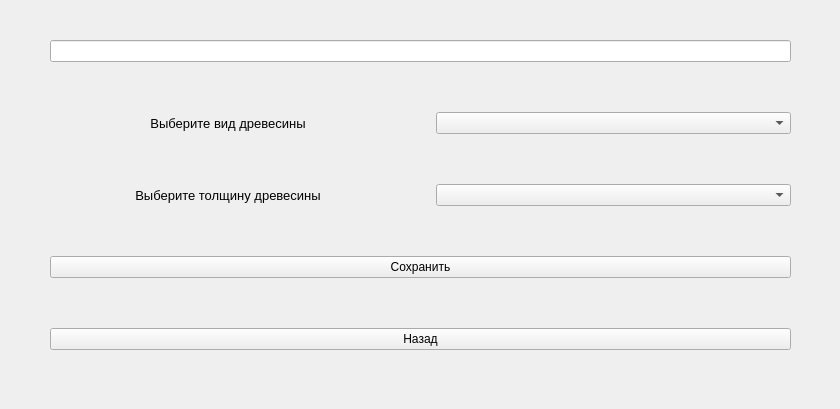
<?xml version="1.0" encoding="UTF-8"?>
<ui version="4.0">
 <class>Form</class>
 <widget class="QWidget" name="Form">
  <property name="geometry">
   <rect>
    <x>0</x>
    <y>0</y>
    <width>840</width>
    <height>409</height>
   </rect>
  </property>
  <property name="minimumSize">
   <size>
    <width>840</width>
    <height>409</height>
   </size>
  </property>
  <property name="maximumSize">
   <size>
    <width>2520</width>
    <height>1227</height>
   </size>
  </property>
  <property name="windowTitle">
   <string>Агаш Пазл - Справочник фанерных листов</string>
  </property>
  <widget class="QWidget" name="verticalLayoutWidget">
   <property name="geometry">
    <rect>
     <x>0</x>
     <y>0</y>
     <width>841</width>
     <height>411</height>
    </rect>
   </property>
   <layout class="QVBoxLayout" name="verticalLayout" stretch="0,0,0,0,0">
    <property name="spacing">
     <number>20</number>
    </property>
    <property name="sizeConstraint">
     <enum>QLayout::SetDefaultConstraint</enum>
    </property>
    <property name="leftMargin">
     <number>50</number>
    </property>
    <property name="topMargin">
     <number>10</number>
    </property>
    <property name="rightMargin">
     <number>50</number>
    </property>
    <property name="bottomMargin">
     <number>30</number>
    </property>
    <item>
     <widget class="QLineEdit" name="lineName"/>
    </item>
    <item>
     <layout class="QHBoxLayout" name="horizontalLayout">
      <property name="spacing">
       <number>30</number>
      </property>
      <item>
       <widget class="QLabel" name="titleLabel">
        <property name="font">
         <font>
          <pointsize>10</pointsize>
         </font>
        </property>
        <property name="layoutDirection">
         <enum>Qt::LeftToRight</enum>
        </property>
        <property name="autoFillBackground">
         <bool>false</bool>
        </property>
        <property name="text">
         <string>Выберите вид древесины</string>
        </property>
        <property name="alignment">
         <set>Qt::AlignCenter</set>
        </property>
       </widget>
      </item>
      <item>
       <widget class="QComboBox" name="comboWood"/>
      </item>
     </layout>
    </item>
    <item>
     <layout class="QHBoxLayout" name="horizontalLayout_2">
      <property name="spacing">
       <number>30</number>
      </property>
      <item>
       <widget class="QLabel" name="titleLabel_2">
        <property name="font">
         <font>
          <pointsize>10</pointsize>
         </font>
        </property>
        <property name="layoutDirection">
         <enum>Qt::LeftToRight</enum>
        </property>
        <property name="autoFillBackground">
         <bool>false</bool>
        </property>
        <property name="text">
         <string>Выберите толщину древесины</string>
        </property>
        <property name="alignment">
         <set>Qt::AlignCenter</set>
        </property>
       </widget>
      </item>
      <item>
       <widget class="QComboBox" name="comboThickness"/>
      </item>
     </layout>
    </item>
    <item>
     <widget class="QPushButton" name="btnSave">
      <property name="text">
       <string>Сохранить</string>
      </property>
     </widget>
    </item>
    <item>
     <widget class="QPushButton" name="btnBack">
      <property name="text">
       <string>Назад</string>
      </property>
     </widget>
    </item>
   </layout>
  </widget>
 </widget>
 <resources/>
 <connections/>
</ui>
